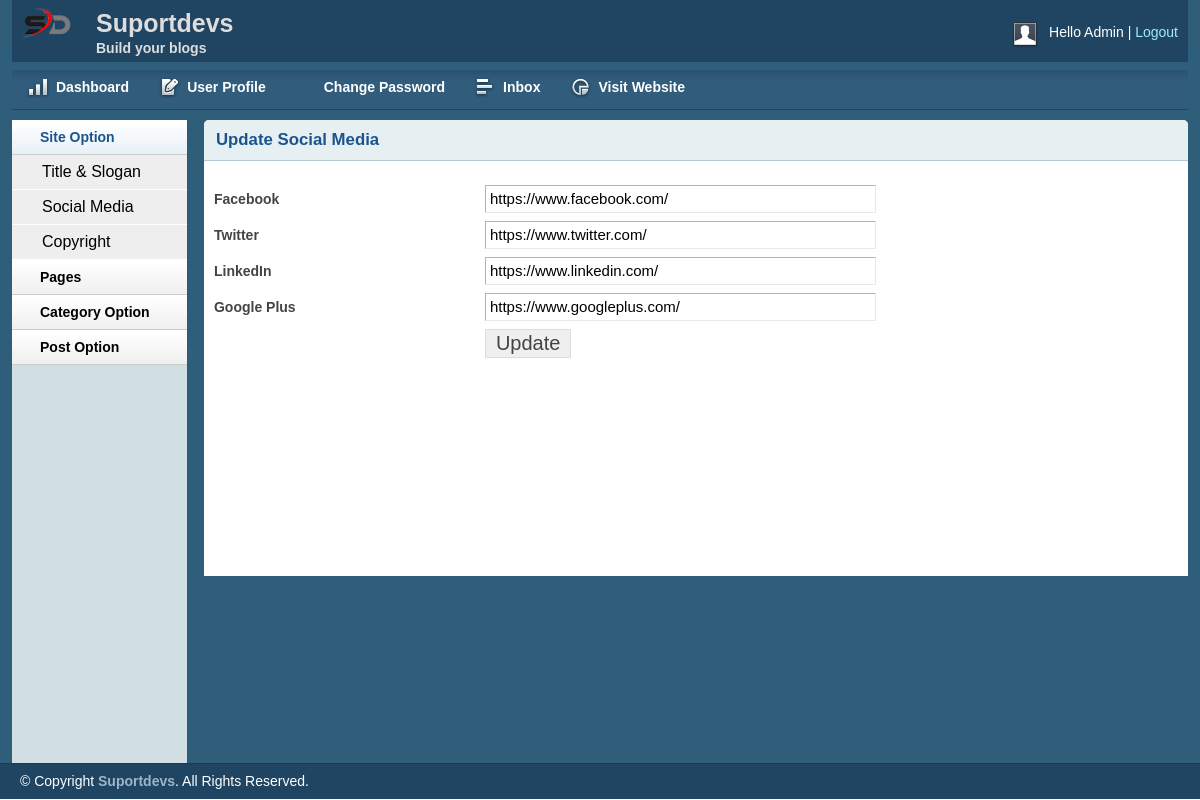
Page /admin/social.php (signed in) on the committed database.
### tables this page shows
CREATE TABLE `tbl_sologan` (
  `id` int(11) NOT NULL,
  `title` varchar(255) NOT NULL,
  `sologan` varchar(255) NOT NULL,
  `logo` varchar(255) NOT NULL
);

CREATE TABLE `tbl_social` (
  `id` int(11) NOT NULL,
  `facebook` varchar(255) NOT NULL,
  `twitter` varchar(255) NOT NULL,
  `linkedin` varchar(255) NOT NULL,
  `googleplus` varchar(255) NOT NULL
);

### lib/Database.php (called while the page is built, shortened)
<?php
Class Database{
	public $host   = DB_HOST;
	public $user   = DB_USER;
	public $pass   = DB_PASS;
	public $dbname = DB_NAME;
	public $link;
	private function connectDB(){
		$this->link = new mysqli($this->host, $this->user, $this->pass, $this->dbname);
	}
	public function select($query){
		$result = $this->link->query($query) or die($this->link->error.__LINE__);
		if($result->num_rows > 0){
			return $result;
		} else {
			return false;
		}
	}
}

### admin/social.php (the view, shortened to what this page needs)
<?php include "inc/header.php"; ?>
<?php include "inc/sidebar.php"; ?>
    <div class="grid_10">
        <div class="box round first grid">
            <h2>Update Social Media</h2>
            <div class="block">
            <?php
                $query = "SELECT * FROM tbl_social WHERE id='1'";
                $social_link = $db->select($query);
                if ($social_link) {
                    while ($result = $social_link->fetch_assoc()) {
            ?>
                <form action="social.php" method="POST" enctype="multipart/form-data">
                    <table class="form">
                        <tr>
                            <td>
                                <label>Facebook</label>
                            </td>
                            <td>
                                <input type="text" name="facebook" value="<?php echo $result['facebook']; ?>" class="medium" />
                            </td>
                        </tr>
                        <tr>
                            <td>
                                <label>Twitter</label>
                            </td>
                            <td>
                                <input type="text" name="twitter" value="<?php echo $result['twitter']; ?>" class="medium" />
                            </td>
                        </tr>
                        <tr>
                            <td>
                                <label>LinkedIn</label>
                            </td>
                            <td>
                                <input type="text" name="linkedin" value="<?php echo $result['linkedin']; ?>" class="medium" />
                            </td>
                        </tr>
                        <tr>
                            <td>
                                <label>Google Plus</label>
                            </td>
                            <td>
                                <input type="text" name="googleplus" value="<?php echo $result['googleplus']; ?>" class="medium" />
                            </td>
                        </tr>
                        <tr>
                            <td></td>
                            <td>
                                <input type="submit" name="submit" Value="Update" />
                            </td>
                        </tr>
                    </table>
                </form>
                <?php } } ?>
            </div>
        </div>
    </div>
<?php include "inc/footer.php"; ?>

### admin/inc/header.php (shortened to what this page needs)
<?php include '../lib/Database.php'; ?>
<?php
	$db = new Database();
?>
<!DOCTYPE html>
<html>
<head>
    <link rel="stylesheet" type="text/css" href="css/reset.css" media="screen" />
    <link rel="stylesheet" type="text/css" href="css/text.css" media="screen" />
    <link rel="stylesheet" type="text/css" href="css/grid.css" media="screen" />
    <link rel="stylesheet" type="text/css" href="css/layout.css" media="screen" />
    <link rel="stylesheet" type="text/css" href="css/nav.css" media="screen" />
    <link href="css/table/demo_page.css" rel="stylesheet" type="text/css" />
</head>
<body>
    <div class="container_12">
        <div class="grid_12 header-repeat">
            <div id="branding">
                <div class="floatleft logo">
                <?php
                    $query = "SELECT * FROM tbl_sologan WHERE id='1'";
                    $blog_title = $db->select($query);
                    if ($blog_title) {
                        while ($result = $blog_title->fetch_assoc()) {
                ?>
                    <img src="<?php echo $result['logo']; ?>" alt="Logo" />
                <?php } } ?>
				</div>
				<div class="floatleft middle">
					<h1>Suportdevs</h1>
					<p>Build your blogs</p>
				</div>
                <div class="floatright">
                    <div class="floatleft">
                        <img src="img/img-profile.jpg" alt="Profile Pic" /></div>
                    <div class="floatleft marginleft10">
                        <ul class="inline-ul floatleft">
                            <li>Hello Admin</li>
                            <li><a href="?action=logout">Logout</a></li>
                        </ul>
                    </div>
                </div>
            </div>
        </div>
        <div class="grid_12">
            <ul class="nav main">
                <li class="ic-dashboard"><a href="index.php"><span>Dashboard</span></a> </li>
                <li class="ic-form-style"><a href=""><span>User Profile</span></a></li>
				<li class="ic-typography"><a href="changepassword.php"><span>Change Password</span></a></li>
				<li class="ic-grid-tables"><a href="inbox.php"><span>Inbox</span></a></li>
                <li class="ic-charts"><a href="postlist.php"><span>Visit Website</span></a></li>
            </ul>
        </div>

### admin/css/text.css (style rules this page uses)
body { font: 13px/1.5 Tahoma, Helvetica, Arial, 'Liberation Sans', FreeSans, sans-serif; }
h1 { font-size: 25px; }
h2 { font-size: 23px; }
ul { list-style: square; }
li { margin-left: 30px; }
p, dl, hr, h1, h2, h3, h4, h5, h6, ol, ul, pre, table, address, fieldset { margin-bottom: 20px; }

### admin/css/grid.css (style rules this page uses)
.container_12, .container_16 { min-height: 620px; width: 100%; }
.grid_1, .grid_2, .grid_3, .grid_4, .grid_5, .grid_6, .grid_7, .grid_8, .grid_9, .grid_10, .grid_11, .grid_12, .grid_13, .grid_14, .grid_15, .grid_16 { display: inline; float: left; margin-left: 1%; margin-right: 1%; }
.container_12 .grid_12, .container_16 .grid_16 { width: 98%; }
.container_12 .grid_10 { width: 81.333%; }

### admin/css/layout.css (style rules this page uses)
body { background: #fff none repeat scroll 0 0; color: #444; font-size: 14px; padding: 0; }
.floatleft { float:left; }
.logo img { margin-top: -15px; width: 52px; }
.middle { margin-left: 22px; margin-top: -14px; }
.middle h1 { color:#ddd;margin:0 }
.middle p { color: #ddd; margin: 0; font-weight: bold; }
.floatright { float:right; }
.inline-ul li { display:inline; color:#fff; }
.marginleft10 { margin-left:10px; }
a { color: #000; font-weight:bold; text-decoration: none; }
.container_12, .container_16 { background:#2E5E79; }
h1, h2, h3, h4, h5, h6 { line-height:1.2em; margin-bottom:.3em; }
h2 { margin-top:1em; }
#branding { font-weight: normal; margin-bottom: 0; padding: 22px 10px 3px; text-align: left; }
.header-repeat { background:url(../img/header-repeat.jpg) repeat-x; }
#branding a { color:#A1EAFF; font-weight:normal; }
#branding a:before { content:" | "; color:#fff; }
#branding ul, #branding ul li { margin:0px; padding:0px; }
#branding li { padding:0px 0px 0px 0px !important; }
.box { background:#fff; margin-bottom:20px; padding:10px 10px 10px 10px; margin-left:-8px; }
.box.grid { padding-bottom:40px; }
.box.round { -moz-border-radius: 5px 5px 0px 0px; -webkit-border-radius: 5px 5px 0px 0px; border-radius: 5px 5px 0px 0px; }
.box h2 { font-size:1.2em; font-weight:bold; color:#1B548D; background:#E6F0F3; margin:-10px -10px 0 -10px; padding:10px 12px; border-bottom:1px solid #B3CBD6; -moz-border-radius: 5px 5px 0px 0px; -webkit-border-radius: 5px 5px 0px 0px; border-radius: 5px 5px 0px 0px; }
.box.first { min-height: 406px; }
.block { padding-top:20px; }
p { margin-bottom:1em; }
ul, ol { padding-top:0; }
table.form { width:100%; }
table.form td { padding:4px 0px; }
table.form label { font-weight:bold; }
table.form input, table.form select { font-size: 15px; padding: 4px 4px 5px 4px; border-top: 1px solid #b3b3b3; border-left: 1px solid #b3b3b3; border-right: 1px solid #eaeaea; border-bottom: 1px solid #eaeaea; }
table.form input[type="submit"] { border: 1px solid #ddd; color: #444; cursor: pointer; font-size: 20px; padding: 2px 10px; }
input.medium { width: 55%; }
.block { padding-bottom:1px; }

### admin/css/nav.css (style rules this page uses)
ul.nav, ul.nav * { margin:0;padding:0; }
ul.nav { background: rgba(0, 0, 0, 0) url("../img/nav-repeat2.jpg") repeat-x scroll 0 8px !important; height: 58px; max-width: 100%; position: relative; }
ul.nav li { cursor:pointer; float:left; text-align:center; list-style-type:none; font-weight:normal; vertical-align:middle; }
ul.nav li a { color:#fff; font-weight:bold; text-decoration:none; display:block; float:left; padding:0 1em; height:3.7em; line-height:3.7em; }
ul.main li { position:relative; top:0; left:0; }
ul.main li a { height:3.7em; line-height:3.7em; border:0; color:#fff; }
ul.nav li.ic-dashboard a span, .ic-dashboard { background:url(../img/icon-dashboard.png) no-repeat center left; }
ul.nav li.ic-typography a span, .ic-typography { background:url(../img/icon-typography.png) no-repeat center left; }
ul.nav li.ic-charts a span, .ic-charts { background:url(../img/icon-charts-graphs.png) no-repeat center left; }
ul.nav li.ic-form-style a span, .ic-form-style { background:url(../img/icon-form-style.png) no-repeat center left; }
ul.nav li.ic-grid-tables a span, .ic-grid-tables { background:url(../img/icon-grid-tables.png) no-repeat center left; }
ul.nav li { background-image: none !important; overflow: hidden; }
ul.nav li a span { padding: 0px 0px 0px 30px; display: block; background-repeat: no-repeat; white-space: nowrap; }

### rows in the picture
tbl_sologan: logo (picture)
tbl_social: facebook "https://www.facebook.com/", twitter "https://www.twitter.com/", linkedin "https://www.linkedin.com/", googleplus "https://www.googleplus.com/"
